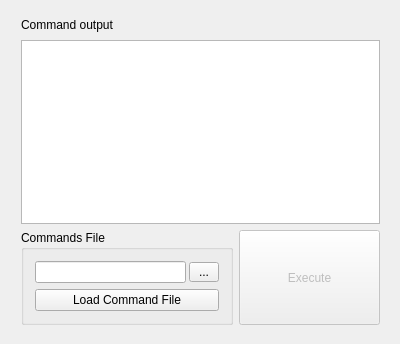
<?xml version="1.0" encoding="UTF-8"?>
<ui version="4.0">
 <class>CommandGUI</class>
 <widget class="QWidget" name="CommandGUI">
  <property name="geometry">
   <rect>
    <x>0</x>
    <y>0</y>
    <width>400</width>
    <height>344</height>
   </rect>
  </property>
  <property name="sizePolicy">
   <sizepolicy hsizetype="Maximum" vsizetype="Maximum">
    <horstretch>0</horstretch>
    <verstretch>0</verstretch>
   </sizepolicy>
  </property>
  <property name="maximumSize">
   <size>
    <width>10000</width>
    <height>10000</height>
   </size>
  </property>
  <property name="windowTitle">
   <string>CommandGUI</string>
  </property>
  <widget class="QWidget" name="layoutWidget">
   <property name="geometry">
    <rect>
     <x>10</x>
     <y>5</y>
     <width>381</width>
     <height>331</height>
    </rect>
   </property>
   <layout class="QVBoxLayout" name="verticalLayout_2" stretch="1,10,4">
    <property name="spacing">
     <number>6</number>
    </property>
    <property name="sizeConstraint">
     <enum>QLayout::SetMaximumSize</enum>
    </property>
    <item>
     <widget class="QLabel" name="outputTextViewLabel">
      <property name="text">
       <string>Command output</string>
      </property>
     </widget>
    </item>
    <item>
     <widget class="QTextBrowser" name="outputTextView">
      <property name="sizePolicy">
       <sizepolicy hsizetype="Expanding" vsizetype="Expanding">
        <horstretch>0</horstretch>
        <verstretch>0</verstretch>
       </sizepolicy>
      </property>
     </widget>
    </item>
    <item>
     <layout class="QHBoxLayout" name="horizontalLayout" stretch="3,2">
      <item>
       <widget class="QGroupBox" name="commandLoadGroup">
        <property name="title">
         <string>Commands File</string>
        </property>
        <layout class="QVBoxLayout" name="verticalLayout" stretch="5,10">
         <property name="spacing">
          <number>6</number>
         </property>
         <item>
          <layout class="QHBoxLayout" name="horizontalLayout_2" stretch="10,2">
           <property name="spacing">
            <number>3</number>
           </property>
           <item>
            <widget class="QLineEdit" name="fileNameText">
             <property name="clearButtonEnabled">
              <bool>false</bool>
             </property>
            </widget>
           </item>
           <item>
            <widget class="QToolButton" name="browseButton">
             <property name="enabled">
              <bool>true</bool>
             </property>
             <property name="sizePolicy">
              <sizepolicy hsizetype="Minimum" vsizetype="Fixed">
               <horstretch>0</horstretch>
               <verstretch>0</verstretch>
              </sizepolicy>
             </property>
             <property name="minimumSize">
              <size>
               <width>20</width>
               <height>20</height>
              </size>
             </property>
             <property name="maximumSize">
              <size>
               <width>10000</width>
               <height>20</height>
              </size>
             </property>
             <property name="baseSize">
              <size>
               <width>0</width>
               <height>0</height>
              </size>
             </property>
             <property name="text">
              <string>...</string>
             </property>
             <property name="iconSize">
              <size>
               <width>16</width>
               <height>16</height>
              </size>
             </property>
            </widget>
           </item>
          </layout>
         </item>
         <item>
          <widget class="QPushButton" name="loadCommandsButton">
           <property name="text">
            <string>Load Command File</string>
           </property>
          </widget>
         </item>
        </layout>
       </widget>
      </item>
      <item>
       <widget class="QPushButton" name="executeButton">
        <property name="enabled">
         <bool>false</bool>
        </property>
        <property name="sizePolicy">
         <sizepolicy hsizetype="Expanding" vsizetype="Expanding">
          <horstretch>0</horstretch>
          <verstretch>0</verstretch>
         </sizepolicy>
        </property>
        <property name="text">
         <string>Execute</string>
        </property>
       </widget>
      </item>
     </layout>
    </item>
   </layout>
  </widget>
 </widget>
 <layoutdefault spacing="6" margin="11"/>
 <resources/>
 <connections/>
</ui>
